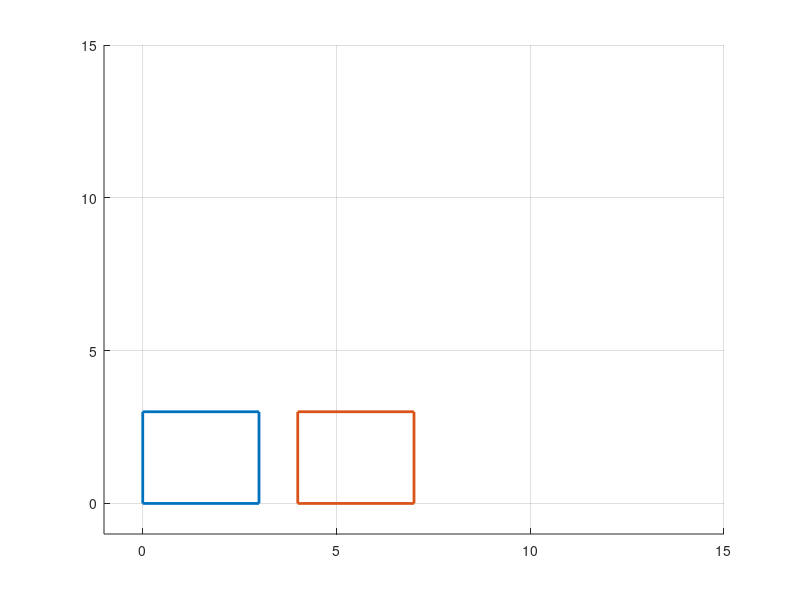

Write MATLAB code to recreate this figure.

cuadrado = [0 3 3 0 0;
            0 0 3 3 0;
            0 0 0 0 0;
            1 1 1 1 1];


for i = 0:0.1:4
    
    clf

    axis([-1 15 -1 15]);
    grid on;
    hold on

    % cuadrado og
    plot(cuadrado(1,:), cuadrado(2,:), 'LineWidth',2)
   
    %para la animacion
    cuadradoanimado = cuadrado;
    cuadradoanimado(1,:)= cuadradoanimado(1,:) + i;
  
   % plotear el cuadradp animado
   plot(cuadradoanimado(1,:), cuadradoanimado(2,:),'LineWidth',2)
   hold on

   pause(0.1)
    
end
    
